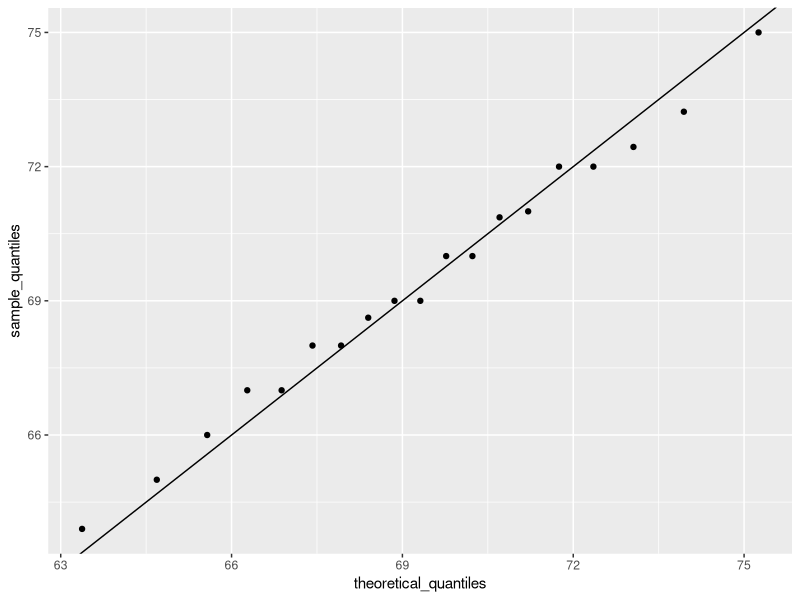
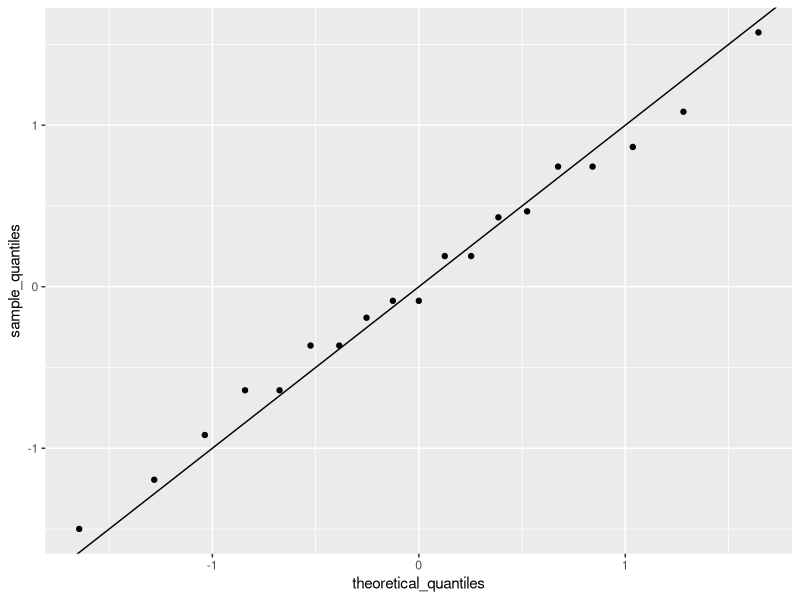
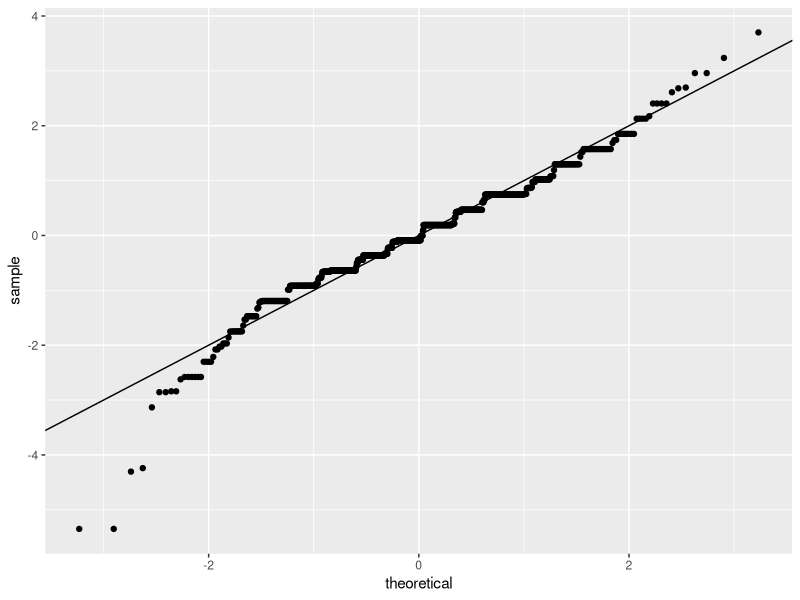
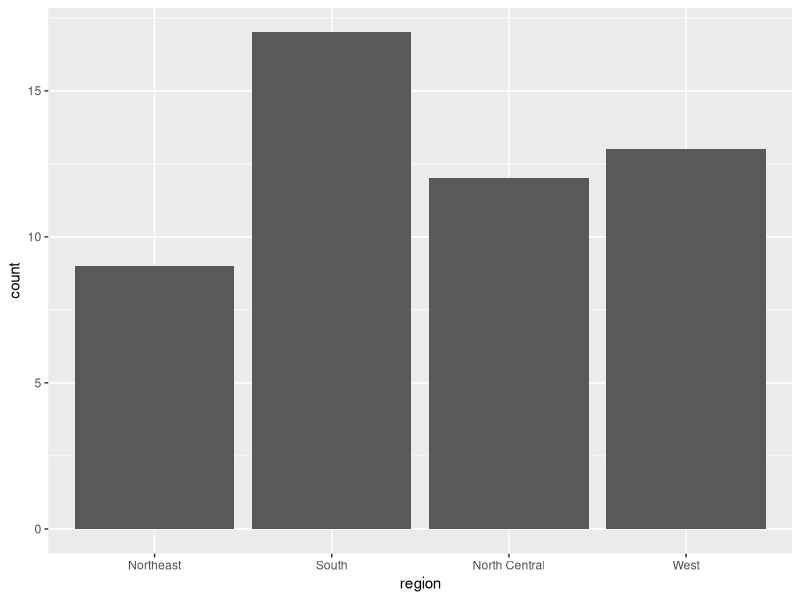
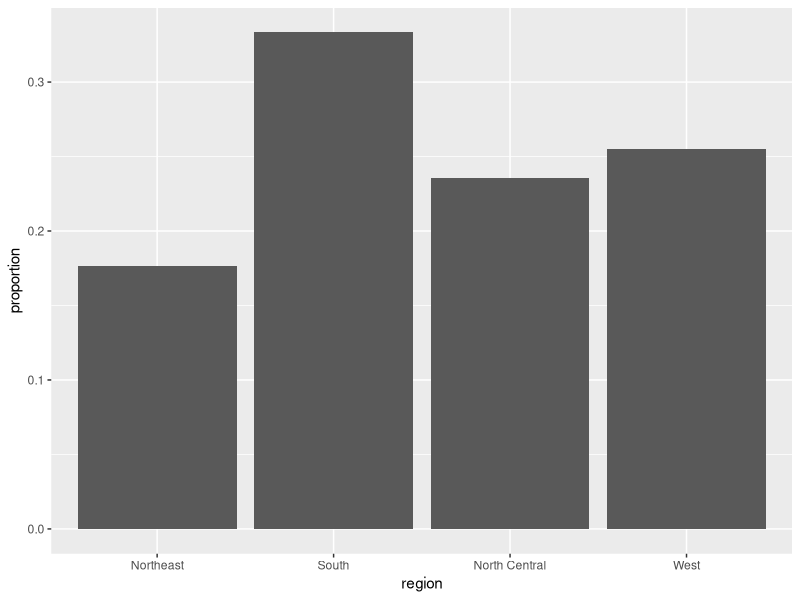
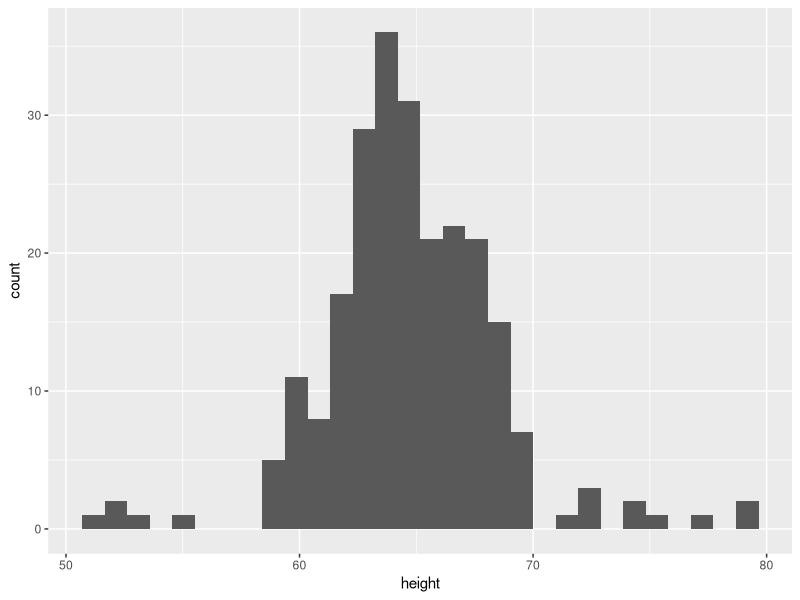
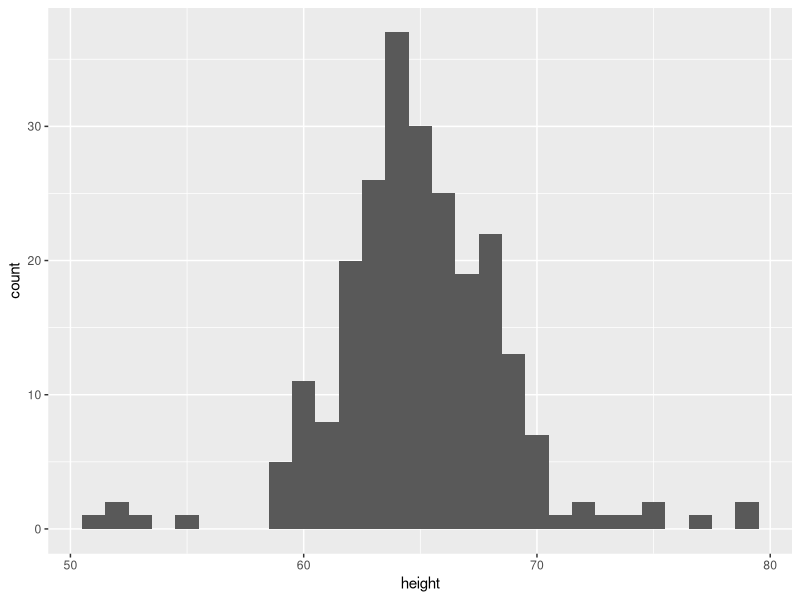
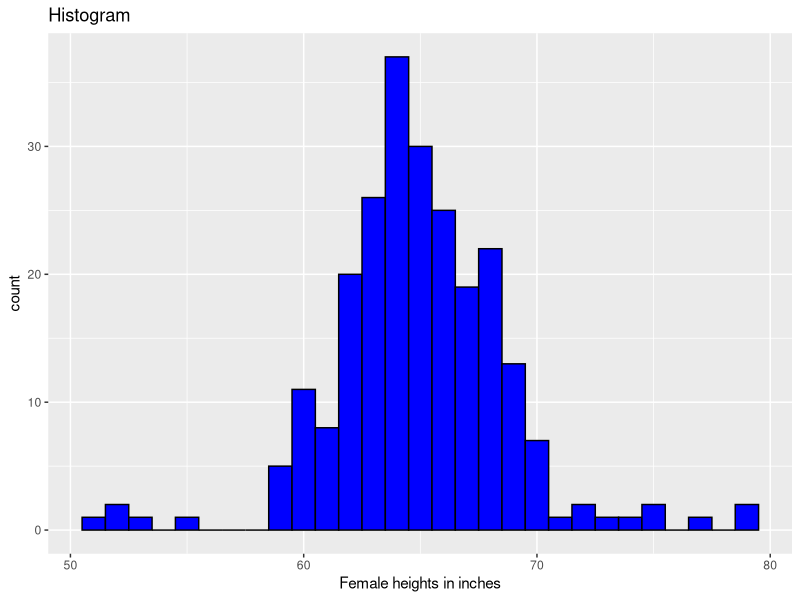

Write the R code that produced these figures, in order.
## ---- chunk 1
library(tidyverse)
library(dslabs)
data(heights)
## ---- chunk 2
#> 
#> Female   Male 
#>  0.227  0.773
## ---- chunk 3
#> answer is 0.25.
## ---- chunk 4
#> answer is c.
## ---- chunk 5
#> answer is b.
## ---- chunk 6
#> answer is c.
## ---- chunk 7
#> answer is d.
## ---- chunk 8
#> answer is c.
## ---- chunk 9
#> answer is c.
## ---- chunk 10
#> answer is a.
## ---- chunk 11
#> answer is b.
## ---- chunk 12
#> answer is c.
## ---- chunk 13
# m <- sum(x) / length(x)
## ---- chunk 14
# s <- sqrt(sum((x-m)^2) / length(x))
## ---- chunk 15
index <- heights$sex == "Male"
x <- heights$height[index]
## ---- chunk 16
m <- mean(x)
s <- sd(x)
c(average = m, sd = s)
## ---- chunk 17
z <- scale(x)
## ---- chunk 18
mean(abs(z) < 2)
## ---- chunk 19
pnorm(-1.96)
## ---- chunk 20
qnorm(0.975)
## ---- chunk 21
qnorm(0.975, mean = 5, sd = 2)
## ---- chunk 22
mean(x <= 69.5)
## ---- chunk 23
p <- seq(0.05, 0.95,0.05)
## ---- chunk 24
sample_quantiles <- quantile(x,p)

## ---- chunk 25
theoretical_quantiles <- qnorm(p, mean=mean(x),sd=sd(x))
## ---- chunk 26
qplot(theoretical_quantiles, sample_quantiles) + geom_abline()
## ---- chunk 27
sample_quantiles <- quantile(z,p)
theoretical_quantiles <- qnorm(p)
qplot(theoretical_quantiles, sample_quantiles) + 
  geom_abline()
## ---- chunk 28
heights %>% filter(sex=="Male") %>% ggplot(aes(sample=scale(height))) + geom_qq() + geom_abline()

## ---- chunk 29
heights %>% filter(sex == "Female") %>% 
  top_n(5, desc(height)) %>%
  pull(height)

## ---- chunk 30
library(dslabs)
data(heights)
male <- heights$height[heights$sex == "Male"]
female <- heights$height[heights$sex == "Female"]
## ---- chunk 31
length(male)
length(female)

#> answer is 812 and 238.
## ---- chunk 32
p <- c(0.1,0.3,0.5,0.7,0.9)
mp <- qnorm(p, mean=mean(male), sd=sd(male))
fp <- qnorm(p, mean=mean(female), sd=sd(female))
data.frame(percentiles=c('10th','30th','50th','70th','90th'),male_percentiles=mp, female_percentiles=fp)
## ---- chunk 33
#> answer is Asia
## ---- chunk 34
#> answer is Africa
## ---- chunk 35
#> answer is 10 millions
## ---- chunk 36
#> answer is b
## ---- chunk 37
#> answer is America
## ---- chunk 38
library(dslabs)
data(heights)
x <- heights$height[heights$sex=="Male"]
## ---- chunk 39
mean(x>69 & x<=72)
## ---- chunk 40
pnorm(72,mean(x),sd(x))-pnorm(69,mean(x),sd(x))
## ---- chunk 41
a<- mean(x>79 & x<=81)
b<- pnorm(81,mean(x),sd(x))-pnorm(79,mean(x),sd(x))
a/b

#> 1.6 times bigger
## ---- chunk 42
1-pnorm(84,mean=69,sd=3)
## ---- chunk 43
c<- 1-pnorm(84,mean=69,sd=3)
c*1000000000
## ---- chunk 44
10/286.6516
## ---- chunk 45
150/286.6516
## ---- chunk 46
#> answer is c
## ---- chunk 47
murders %>% ggplot(aes(region)) + geom_bar()
## ---- chunk 48
data(murders)
tab <- murders %>% 
  count(region) %>% 
  mutate(proportion = n/sum(n))
tab
## ---- chunk 49
tab %>% ggplot(aes(region, proportion)) + geom_bar(stat = "identity")
## ---- chunk 50
heights %>% 
  filter(sex == "Female") %>% 
  ggplot(aes(height)) + 
  geom_histogram()
## ---- chunk 51
heights %>% 
  filter(sex == "Female") %>% 
  ggplot(aes(height)) + 
  geom_histogram(binwidth = 1)
## ---- chunk 52
heights %>% 
  filter(sex == "Female") %>% 
  ggplot(aes(height)) +
  geom_histogram(binwidth = 1, fill = "blue", col = "black") +
  xlab("Female heights in inches") + 
  ggtitle("Histogram")
## ---- chunk 53
heights %>% 
  filter(sex == "Female") %>%
  ggplot(aes(height)) +
  geom_density()
## ---- chunk 54
heights %>% 
  filter(sex == "Female") %>%
  ggplot(aes(height)) +
  geom_density(fill="blue")
## ---- chunk 55
heights %>% 
  filter(sex == "Female") %>%
  ggplot(aes(height)) +
  geom_density(fill="blue", adjust = 2)
## ---- chunk 56
heights %>% filter(sex=="Male") %>%
  ggplot(aes(sample = height)) +
  geom_qq()
## ---- chunk 57
params <- heights %>% filter(sex=="Male") %>%
  summarize(mean = mean(height), sd = sd(height))

heights %>% filter(sex=="Male") %>%
  ggplot(aes(sample = height)) +
  geom_qq(dparams = params) +
  geom_abline()
## ---- chunk 58
heights %>% 
  filter(sex=="Male") %>%
  ggplot(aes(sample = scale(height))) + 
  geom_qq() +
  geom_abline()
## ---- chunk 59
x <- expand.grid(x = 1:12, y = 1:10) %>% 
  mutate(z = 1:120) 
## ---- chunk 60
x %>% ggplot(aes(x, y, fill = z)) + 
  geom_raster()
## ---- chunk 61
x %>% ggplot(aes(x, y, fill = z)) + 
  geom_raster() + 
  scale_fill_gradientn(colors =  terrain.colors(10))
## ---- chunk 62
x <- heights %>% 
  filter(sex=="Male") %>% 
  pull(height)
## ---- chunk 63
qplot(x)
## ---- chunk 64
qplot(sample = scale(x)) + geom_abline()
## ---- chunk 65
heights %>% qplot(sex, height, data = .)
## ---- chunk 66
heights %>% qplot(sex, height, data = ., geom = "boxplot")
## ---- chunk 67
qplot(x, geom = "density")
## ---- chunk 68
qplot(x, bins=15, color = I("black"), xlab = "Population")
## ---- chunk 69
#> answer is c
## ---- chunk 70
heights %>% ggplot(aes(height))
## ---- chunk 71
heights %>% ggplot(aes(height)) + geom_histogram()
## ---- chunk 72
heights %>% ggplot(aes(height)) + geom_histogram(binwidth=1)
## ---- chunk 73
heights %>% ggplot(aes(height)) + geom_density()
## ---- chunk 74
heights %>% ggplot(aes(height,group=sex)) + geom_density()
## ---- chunk 75
heights %>% ggplot(aes(height,group=sex,color=sex)) + geom_density()
## ---- chunk 76
heights %>% 
  ggplot(aes(height, fill = sex)) + 
  geom_density() 
## ---- chunk 77
heights %>% 
  ggplot(aes(height, fill = sex)) + 
  geom_density(alpha=0.2) 
